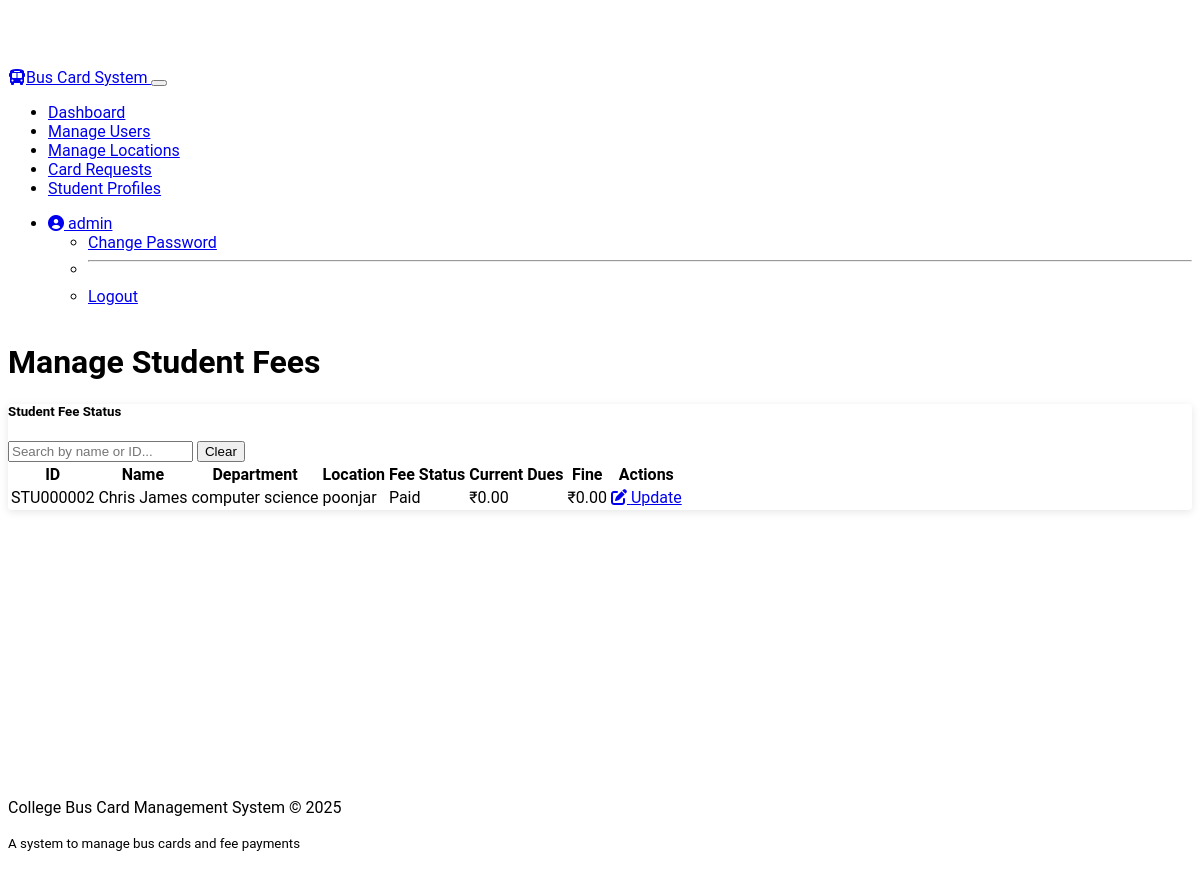
Page /accountant/students (signed in) on the committed database.
### my_models.py (models this page shows, shortened)
class User(UserMixin, db.Model):
    __tablename__ = 'users'
    id = Column(Integer, primary_key=True)
    username = Column(String(64), unique=True, nullable=False)
    email = Column(String(120), unique=True, nullable=False)
    password_hash = Column(String(256), nullable=False)
    role = Column(String(20), nullable=False, default='student')
    first_name = Column(String(50), nullable=False)
    last_name = Column(String(50), nullable=False)
    phone = Column(String(20))
    is_active = Column(Boolean, default=True)
    created_at = Column(DateTime, default=datetime.utcnow)
    updated_at = Column(DateTime, default=datetime.utcnow, onupdate=datetime.utcnow)
    student_profile = relationship("StudentProfile", back_populates="user", uselist=False)
    payments = relationship("Payment", back_populates="user")
    notifications = relationship("Notification", back_populates="user")
    card_requests = relationship("CardRequest", back_populates="user", foreign_keys="CardRequest.user_id")

class StudentProfile(db.Model):
    __tablename__ = 'student_profiles'
    id = Column(Integer, primary_key=True)
    user_id = Column(Integer, ForeignKey('users.id'), nullable=False)
    student_id = Column(String(20), unique=True, nullable=False)  # College student ID
    department = Column(String(100))
    year = Column(Integer)
    semester = Column(Integer)
    location_id = Column(Integer, ForeignKey('locations.id'))
    card_status = Column(String(20), default='inactive')
    card_number = Column(String(20), unique=True)
    qr_code = Column(String(255))  # URL or data for QR code
    fee_status = Column(String(20), default='pending')
    fee_due_date = Column(DateTime)
    current_dues = Column(Float, default=0.0)
    fine_amount = Column(Float, default=0.0)
    created_at = Column(DateTime, default=datetime.utcnow)
    updated_at = Column(DateTime, default=datetime.utcnow, onupdate=datetime.utcnow)
    user = relationship("User", back_populates="student_profile")
    location = relationship("Location", back_populates="student_profiles")

class Location(db.Model):
    __tablename__ = 'locations'
    id = Column(Integer, primary_key=True)
    name = Column(String(100), nullable=False)
    address = Column(String(255))
    distance = Column(Float)  # Distance from college in km
    fee_amount = Column(Float, nullable=False)  # Base fee for this location
    is_active = Column(Boolean, default=True)
    created_at = Column(DateTime, default=datetime.utcnow)
    updated_at = Column(DateTime, default=datetime.utcnow, onupdate=datetime.utcnow)
    student_profiles = relationship("StudentProfile", back_populates="location")

### routes/accountant.py (the view)
    def decorated_function(*args, **kwargs):
        if not current_user.is_authenticated or (current_user.role != 'accountant' and current_user.role != 'admin'):
            flash('You do not have permission to access this page!', 'danger')
            return redirect(url_for('auth.login'))
        return f(*args, **kwargs)

### app.py (called while the page is built)
@app.context_processor
def inject_now():
    return {'now': datetime.now()}

    @login_manager.user_loader
    def load_user(user_id):
        return User.query.get(int(user_id))

### routes/accountant.py (called while the page is built)
def accountant_required(f):
    def decorated_function(*args, **kwargs):
        if not current_user.is_authenticated or (current_user.role != 'accountant' and current_user.role != 'admin'):
            flash('You do not have permission to access this page!', 'danger')
            return redirect(url_for('auth.login'))
        return f(*args, **kwargs)
    decorated_function.__name__ = f.__name__
    return decorated_function

@accountant_bp.route('/students')
@login_required
@accountant_required
def students():
    profiles = StudentProfile.query.join(User).all()
    return render_template('accountant/manage_fees.html', profiles=profiles)

### templates/accountant/manage_fees.html (shortened to what this page needs)
{% extends "base.html" %}
{% block heading %}
{% if update_student %}Update Fee Status: {{ student.first_name }} {{ student.last_name }}{% else %}Manage Student Fees{% endif %}
{% endblock %}
{% block content %}
{% if update_student %}
<div class="card mb-4">
    <div class="card-header bg-primary text-white">
        <h5 class="mb-0">Update Fee Status</h5>
    </div>
    <div class="card-body">
        <div class="row mb-4">
            <div class="col-md-6">
                <h6>Student Information</h6>
                <p><strong>Name:</strong> {{ student.first_name }} {{ student.last_name }}</p>
                <p><strong>ID:</strong> {{ profile.student_id }}</p>
                <p><strong>Department:</strong> {{ profile.department or 'Not Set' }}</p>
                <p><strong>Year:</strong> {{ profile.year or 'Not Set' }}, <strong>Semester:</strong> {{ profile.semester or 'Not Set' }}</p>
            </div>
            <div class="col-md-6">
                <h6>Current Fee Details</h6>
                <p><strong>Location:</strong> {{ profile.location.name if profile.location else 'Not Set' }}</p>
                <p><strong>Current Fee Status:</strong> <span class="badge {% if profile.fee_status == 'paid' %}bg-success{% elif profile.fee_status == 'pending' %}bg-warning{% else %}bg-danger{% endif %}">{{ profile.fee_status|capitalize }}</span></p>
                <p><strong>Current Dues:</strong> ₹{{ profile.current_dues or '0.00' }}</p>
                <p><strong>Fine Amount:</strong> ₹{{ profile.fine_amount or '0.00' }}</p>
            </div>
        </div>
        <form method="POST" action="{{ url_for('accountant.update_student_fee', profile_id=profile.id) }}">
            {{ form.hidden_tag() }}
            <div class="mb-3">
                {{ form.fee_status.label(class="form-label") }}
                {{ form.fee_status(class="form-select") }}
                {% if form.fee_status.errors %}
                <div class="invalid-feedback d-block">
                    {% for error in form.fee_status.errors %}
                    {{ error }}
                    {% endfor %}
                </div>
                {% endif %}
            </div>
            <div class="mb-3">
                {{ form.current_dues.label(class="form-label") }}
                {{ form.current_dues(class="form-control", type="number", step="0.01") }}
                {% if form.current_dues.errors %}
                <div class="invalid-feedback d-block">
                    {% for error in form.current_dues.errors %}
                    {{ error }}
                    {% endfor %}
                </div>
                {% endif %}
            </div>
            <div class="mb-3">
                {{ form.fine_amount.label(class="form-label") }}
                {{ form.fine_amount(class="form-control", type="number", step="0.01") }}
                {% if form.fine_amount.errors %}
                <div class="invalid-feedback d-block">
                    {% for error in form.fine_amount.errors %}
                    {{ error }}
                    {% endfor %}
                </div>
                {% endif %}
            </div>
            <div class="d-grid gap-2">
                {{ form.submit(class="btn btn-primary") }}
                <a href="{{ url_for('accountant.students') }}" class="btn btn-secondary">Cancel</a>
            </div>
        </form>
    </div>
</div>
{% else %}
<div class="card mb-4">
    <div class="card-header bg-primary text-white">
        <h5 class="mb-0">Student Fee Status</h5>
    </div>
    <div class="card-body">
        <div class="row mb-4">
            <div class="col-md-6 offset-md-6">
                <div class="input-group">
                    <input type="text" id="searchInput" class="form-control" placeholder="Search by name or ID...">
                    <button class="btn btn-outline-secondary" type="button" id="clearSearch">Clear</button>
                </div>
            </div>
        </div>
        {% if profiles %}
        <div class="table-responsive">
            <table class="table table-hover" id="studentsTable">
                <thead>
                    <tr>
                        <th>ID</th>
                        <th>Name</th>
                        <th>Department</th>
                        <th>Location</th>
                        <th>Fee Status</th>
                        <th>Current Dues</th>
                        <th>Fine</th>
                        <th>Actions</th>
                    </tr>
                </thead>
                <tbody>
                    {% for profile in profiles %}
                    <tr>
                        <td>{{ profile.student_id }}</td>
                        <td>{{ profile.user.first_name }} {{ profile.user.last_name }}</td>
                        <td>{{ profile.department or 'Not Set' }}</td>
                        <td>{{ profile.location.name if profile.location else 'Not Set' }}</td>
                        <td>
                            <span class="badge {% if profile.fee_status == 'paid' %}bg-success{% elif profile.fee_status == 'pending' %}bg-warning{% else %}bg-danger{% endif %}">
                                {{ profile.fee_status|capitalize }}
                            </span>
                        </td>
                        <td>₹{{ profile.current_dues or '0.00' }}</td>
                        <td>₹{{ profile.fine_amount or '0.00' }}</td>
                        <td>
                            <a href="{{ url_for('accountant.update_student_fee', profile_id=profile.id) }}" class="btn btn-sm btn-primary">
                                <i class="fas fa-edit"></i> Update
                            </a>
                        </td>
                    </tr>
                    {% endfor %}
                </tbody>
            </table>
        </div>
        {% else %}
        <p class="text-muted">No student profiles found.</p>
        {% endif %}
    </div>
</div>
{% endif %}
{% endblock %}

### templates/base.html (shortened to what this page needs)
<!DOCTYPE html>
<html lang="en" data-bs-theme="dark">
<head>
    <link href="https://cdn.replit.com/agent/bootstrap-agent-dark-theme.min.css" rel="stylesheet">
    <link rel="stylesheet" href="{{ url_for('static', filename='css/styles.css') }}">
    <link href="https://cdnjs.cloudflare.com/ajax/libs/font-awesome/6.0.0/css/all.min.css" rel="stylesheet">
</head>
<body>
    <nav class="navbar navbar-expand-lg navbar-dark bg-dark fixed-top">
        <div class="container">
            <a class="navbar-brand" href="{{ url_for('auth.login') }}">
                <i class="fas fa-bus me-2"></i>Bus Card System
            </a>
            <button class="navbar-toggler" type="button" data-bs-toggle="collapse" data-bs-target="#navbarNav" aria-controls="navbarNav" aria-expanded="false" aria-label="Toggle navigation">
            </button>
            <div class="collapse navbar-collapse" id="navbarNav">
                <ul class="navbar-nav me-auto">
                    {% if current_user.is_authenticated %}
                        {% if current_user.role == 'admin' %}
                            <li class="nav-item">
                                <a class="nav-link" href="{{ url_for('admin.dashboard') }}">Dashboard</a>
                            </li>
                            <li class="nav-item">
                                <a class="nav-link" href="{{ url_for('admin.users') }}">Manage Users</a>
                            </li>
                            <li class="nav-item">
                                <a class="nav-link" href="{{ url_for('admin.locations') }}">Manage Locations</a>
                            </li>
                            <li class="nav-item">
                                <a class="nav-link" href="{{ url_for('admin.card_requests') }}">Card Requests</a>
                            </li>
                            <li class="nav-item">
                                <a class="nav-link" href="{{ url_for('admin.student_profiles') }}">Student Profiles</a>
                            </li>
                        {% endif %}
                    {% endif %}
                </ul>
                <ul class="navbar-nav">
                    {% if current_user.is_authenticated %}
                        <li class="nav-item dropdown">
                            <a class="nav-link dropdown-toggle" href="#" id="navbarDropdown" role="button" data-bs-toggle="dropdown" aria-expanded="false">
                                <i class="fas fa-user-circle me-1"></i> {{ current_user.username }}
                            </a>
                            <ul class="dropdown-menu dropdown-menu-end" aria-labelledby="navbarDropdown">
                                <li><a class="dropdown-item" href="{{ url_for('auth.change_password') }}">Change Password</a></li>
                                <li><hr class="dropdown-divider"></li>
                                <li><a class="dropdown-item" href="{{ url_for('auth.logout') }}">Logout</a></li>
                            </ul>
                        </li>
                    {% endif %}
                </ul>
            </div>
        </div>
    </nav>
    <main class="container py-4">
        <h1 class="mb-4">{% block heading %}{% endblock %}</h1>
        {% block content %}{% endblock %}
    </main>
    <footer class="bg-dark text-center text-white py-3 mt-5">
        <div class="container">
            <p class="mb-0">College Bus Card Management System &copy; {{ now.year }}</p>
            <p class="text-muted mb-0"><small>A system to manage bus cards and fee payments</small></p>
        </div>
    </footer>
</body>
</html>

### static/css/styles.css (style rules this page uses)
:root { --main-bg-color: #212529; --main-text-color: #f8f9fa; --primary-color: #0d6efd; --secondary-color: #6c757d; --success-color: #198754; --danger-color: #dc3545; --warning-color: #ffc107; --info-color: #0dcaf0; --border-radius: 0.25rem; }
body { font-family: 'Roboto', sans-serif; padding-top: 60px; min-height: 100vh; display: flex; flex-direction: column; }
main { flex: 1; }
.card { border-radius: var(--border-radius); box-shadow: 0 2px 8px rgba(0, 0, 0, 0.1); transition: transform 0.3s, box-shadow 0.3s; }
.card-header { font-weight: bold; }

### rows in the picture
User: username "admin"
StudentProfile: student_id "STU000002", user.first_name "Chris", user.last_name "James", department "computer science", location "poonjar", fee_status "Paid", current_dues "0.00", fine_amount "0.00"
